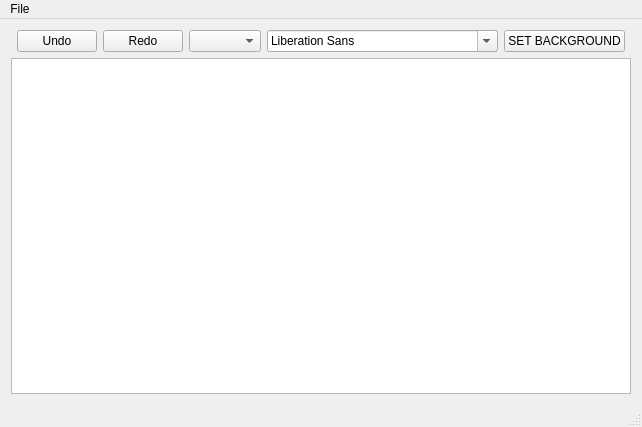
<?xml version="1.0" encoding="UTF-8"?>
<ui version="4.0">
 <class>NotePad</class>
 <widget class="QMainWindow" name="NotePad">
  <property name="geometry">
   <rect>
    <x>0</x>
    <y>0</y>
    <width>552</width>
    <height>427</height>
   </rect>
  </property>
  <property name="windowTitle">
   <string>NotePad</string>
  </property>
  <widget class="QWidget" name="centralWidget">
   <layout class="QGridLayout" name="gridLayout">
    <item row="0" column="0">
     <spacer name="horizontalSpacer_2">
      <property name="orientation">
       <enum>Qt::Horizontal</enum>
      </property>
      <property name="sizeHint" stdset="0">
       <size>
        <width>40</width>
        <height>20</height>
       </size>
      </property>
     </spacer>
    </item>
    <item row="0" column="2">
     <widget class="QPushButton" name="redo">
      <property name="text">
       <string>Redo</string>
      </property>
     </widget>
    </item>
    <item row="0" column="4">
     <widget class="QFontComboBox" name="fontComboBox"/>
    </item>
    <item row="1" column="0" colspan="7">
     <widget class="QTextEdit" name="textEdit"/>
    </item>
    <item row="0" column="3">
     <widget class="QComboBox" name="comboBox"/>
    </item>
    <item row="0" column="1">
     <widget class="QPushButton" name="undo">
      <property name="text">
       <string>Undo</string>
      </property>
     </widget>
    </item>
    <item row="0" column="6">
     <spacer name="horizontalSpacer">
      <property name="orientation">
       <enum>Qt::Horizontal</enum>
      </property>
      <property name="sizeHint" stdset="0">
       <size>
        <width>40</width>
        <height>20</height>
       </size>
      </property>
     </spacer>
    </item>
    <item row="0" column="5">
     <widget class="QPushButton" name="setBackgroundButton">
      <property name="text">
       <string>SET BACKGROUND</string>
      </property>
     </widget>
    </item>
   </layout>
  </widget>
  <widget class="QMenuBar" name="menuBar">
   <property name="geometry">
    <rect>
     <x>0</x>
     <y>0</y>
     <width>552</width>
     <height>21</height>
    </rect>
   </property>
   <widget class="QMenu" name="menuFile">
    <property name="title">
     <string>File</string>
    </property>
    <addaction name="actionOpen"/>
    <addaction name="actionSave"/>
    <addaction name="actionSave_as"/>
   </widget>
   <addaction name="menuFile"/>
  </widget>
  <widget class="QStatusBar" name="statusBar"/>
  <action name="actionOpen">
   <property name="text">
    <string>Open</string>
   </property>
  </action>
  <action name="actionSave">
   <property name="text">
    <string>Save</string>
   </property>
  </action>
  <action name="actionSave_as">
   <property name="text">
    <string>Save as</string>
   </property>
  </action>
 </widget>
 <layoutdefault spacing="6" margin="11"/>
 <resources/>
 <connections/>
</ui>
